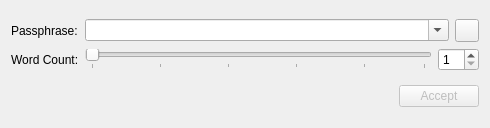
<?xml version="1.0" encoding="UTF-8"?>
<ui version="4.0">
 <class>PassphraseGeneratorWidget</class>
 <widget class="QWidget" name="PassphraseGeneratorWidget">
  <property name="geometry">
   <rect>
    <x>0</x>
    <y>0</y>
    <width>490</width>
    <height>128</height>
   </rect>
  </property>
  <property name="windowTitle">
   <string/>
  </property>
  <layout class="QVBoxLayout" name="verticalLayout_2">
   <item>
    <layout class="QGridLayout" name="gridLayout">
     <item row="0" column="0">
      <widget class="QLabel" name="labelNewPassphrase">
       <property name="text">
        <string>Passphrase:</string>
       </property>
      </widget>
     </item>
     <item row="0" column="1">
      <layout class="QHBoxLayout" name="horizontalLayout_2">
       <property name="sizeConstraint">
        <enum>QLayout::SetNoConstraint</enum>
       </property>
       <item>
        <widget class="PasswordComboBox" name="editNewPassphrase">
         <property name="editable">
          <bool>true</bool>
         </property>
        </widget>
       </item>
       <item>
        <widget class="QToolButton" name="togglePassphraseButton">
         <property name="checkable">
          <bool>true</bool>
         </property>
        </widget>
       </item>
      </layout>
     </item>
     <item row="1" column="0">
      <widget class="QLabel" name="labelLength">
       <property name="text">
        <string>Word Count:</string>
       </property>
      </widget>
     </item>
     <item row="1" column="1">
      <layout class="QHBoxLayout" name="horizontalLayout_4">
       <item>
        <widget class="QSlider" name="sliderLength">
         <property name="minimum">
          <number>1</number>
         </property>
         <property name="maximum">
          <number>40</number>
         </property>
         <property name="orientation">
          <enum>Qt::Horizontal</enum>
         </property>
         <property name="tickPosition">
          <enum>QSlider::TicksBelow</enum>
         </property>
         <property name="tickInterval">
          <number>8</number>
         </property>
        </widget>
       </item>
       <item>
        <widget class="QSpinBox" name="spinBoxLength">
         <property name="minimum">
          <number>1</number>
         </property>
         <property name="maximum">
          <number>40</number>
         </property>
         <property name="singleStep">
          <number>0</number>
         </property>
        </widget>
       </item>
      </layout>
     </item>
    </layout>
   </item>
   <item>
    <layout class="QHBoxLayout" name="horizontalLayout_3">
     <item>
      <spacer name="horizontalSpacer_2">
       <property name="orientation">
        <enum>Qt::Horizontal</enum>
       </property>
       <property name="sizeHint" stdset="0">
        <size>
         <width>40</width>
         <height>20</height>
        </size>
       </property>
      </spacer>
     </item>
     <item>
      <widget class="QPushButton" name="buttonApply">
       <property name="enabled">
        <bool>false</bool>
       </property>
       <property name="text">
        <string>Accept</string>
       </property>
      </widget>
     </item>
    </layout>
   </item>
  </layout>
 </widget>
 <customwidgets>
  <customwidget>
   <class>PasswordComboBox</class>
   <extends>QComboBox</extends>
   <header location="global">gui/PasswordComboBox.h</header>
  </customwidget>
 </customwidgets>
 <tabstops>
  <tabstop>editNewPassphrase</tabstop>
  <tabstop>togglePassphraseButton</tabstop>
  <tabstop>sliderLength</tabstop>
  <tabstop>spinBoxLength</tabstop>
  <tabstop>buttonApply</tabstop>
 </tabstops>
 <resources/>
 <connections/>
</ui>
